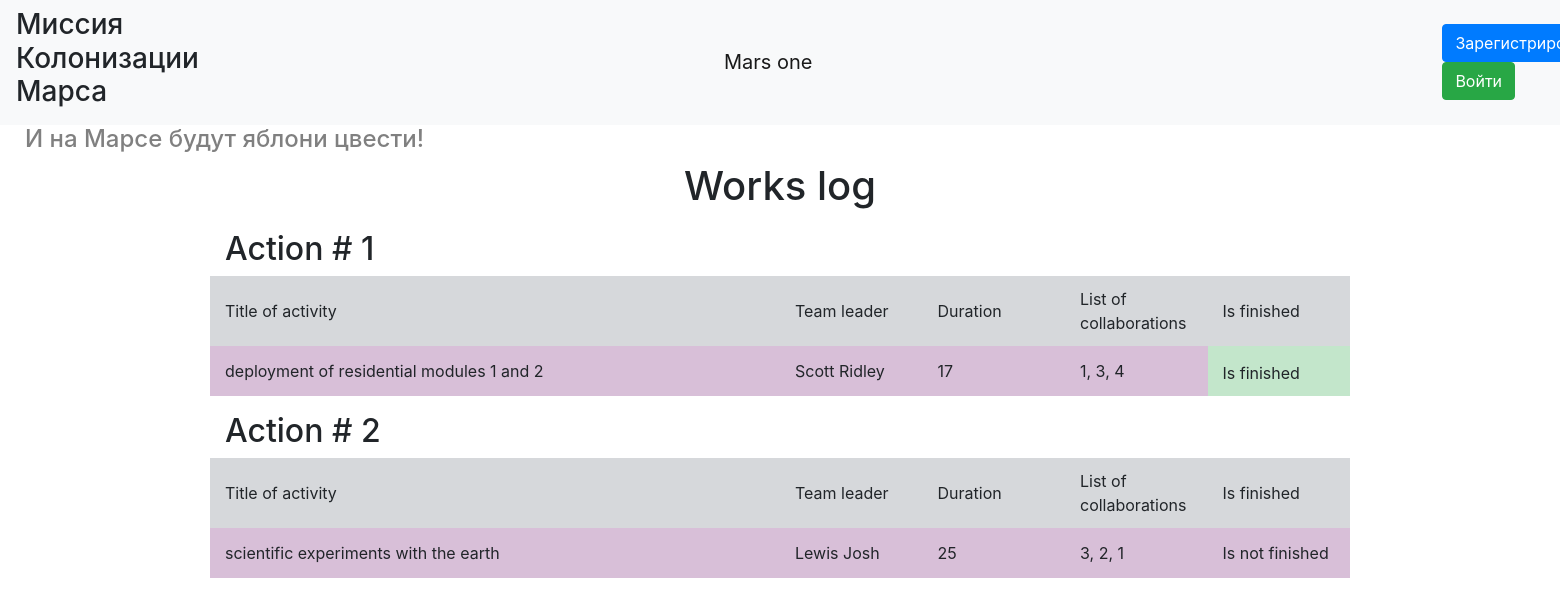
The page /index on the database as committed earlier.
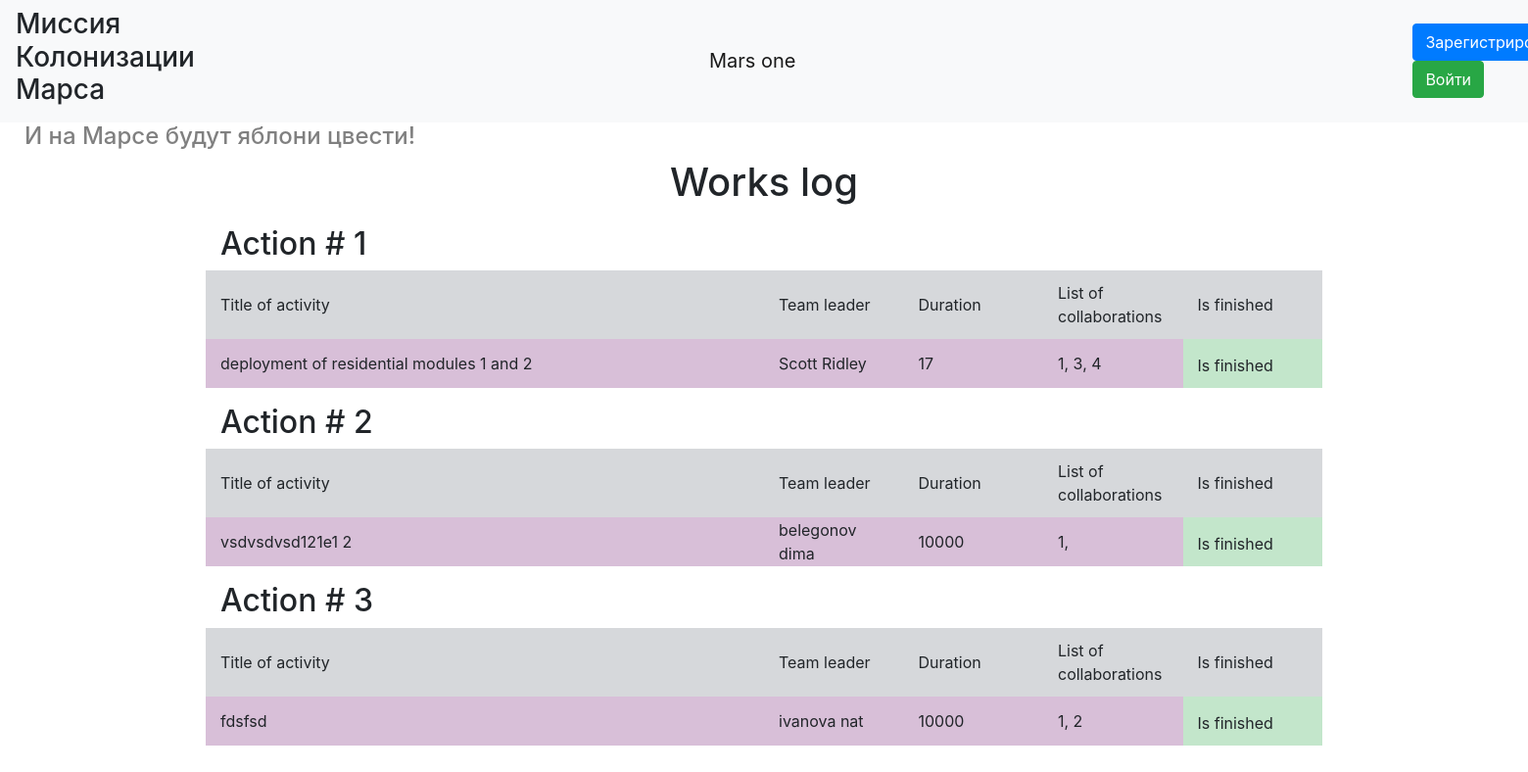
The same page on the database as committed later.
### data/jobs.py (models this page shows, shortened)
class Jobs(SqlAlchemyBase, UserMixin, SerializerMixin):
    __tablename__ = 'jobs'
    id = sqlalchemy.Column(sqlalchemy.Integer,
                           primary_key=True, autoincrement=True)
    team_leader = sqlalchemy.Column(sqlalchemy.Integer, sqlalchemy.ForeignKey("users.id"), nullable=True)
    job = sqlalchemy.Column(sqlalchemy.String, nullable=True)
    work_size = sqlalchemy.Column(sqlalchemy.Integer, nullable=True)
    collaborators = sqlalchemy.Column(sqlalchemy.String, nullable=True)
    start_date = sqlalchemy.Column(sqlalchemy.DateTime, nullable=True)
    end_date = sqlalchemy.Column(sqlalchemy.DateTime, nullable=True)
    is_finished = sqlalchemy.Column(sqlalchemy.BOOLEAN, nullable=True)
    user = orm.relation('User')

### main.py (the view)
@app.route('/')
@app.route('/index')
def index():
    db_sess = db_session.create_session()
    jobs = db_sess.query(Jobs).all()
    users = db_sess.query(User).all()
    data = {}
    for user in users:
        data[user.id] = user.surname + " " + user.name
    return render_template("index.html", jobs=jobs, data=data)

### data/db_session.py (called while the page is built)
def create_session() -> Session:
    global __factory
    return __factory()

### templates/index.html (shortened to what this page needs)
{% extends "base.html" %}
{% block content %}
<h1 style="text-align: center">Works log</h1>
<div class="item">
    {% for item in jobs%}
    <h2>Action # {{ item.id }}</h2>
    <div class="table">
        <div class="row table-secondary align-items-center" style="height:70px">
            <div class="col-6">Title of activity</div>
            <div class="col">Team leader</div>
            <div class="col">Duration</div>
            <div class="col">List of collaborations</div>
            <div class="col">Is finished</div>
        </div>
        <div class="row align-items-center purple" style="height:50px">
            <div class="col-6">{{ item.job }}</div>
            <div class="col">{{ data[item.team_leader] }}</div>
            <div class="col">{{ item.work_size }}</div>
            <div class="col">{{ item.collaborators }}</div>
            {% if item.is_finished %}
                <div class="col table-success" style="height:50px; padding-top:15px;">Is finished</div>
            {% else %}
                <div class="col">Is not finished</div>
            {% endif %}
        </div>
    </div>
    {% endfor %}
</div>
{% endblock %}

Rows that differ between the two databases and show on the page:
changed Jobs id 2: job "scientific experiments with the earth" → "vsdvsdvsd121e1 2"; team_leader "Lewis Josh" → "belegonov dima"; work_size "25" → "10000"; collaborators "3, 2, 1" → "1,"; is_finished "Is not finished" → "Is finished"
added Jobs: id "3", job "fdsfsd", team_leader "ivanova nat", work_size "10000", collaborators "1, 2", is_finished "Is finished"
